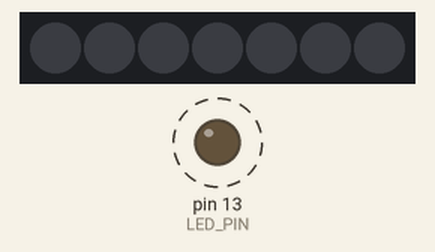
A sketch run on a simulated Arduino Uno, built with avr-gcc and run on an emulated ATmega328P. Parts: 7 RGB LEDs in strip order, left to right, output pins drawn as LEDs (lit = HIGH). Wiring (inferred from the names in the program): WS2812 LEDs: data pin 3. Dashed ring = blinking. Pins used as bus, display or sensor lines are not drawn.

Above: at 1.0 s.
Timing chart, 0 to 4.6 s (numbered marks = the images above):
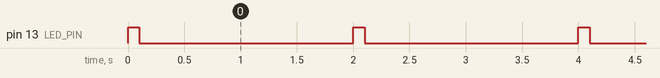

The sketch:

ArdI2C.ino
```cpp
/*
 * Demonstração de comunicação entre Arduino e Raspberry Pi via I2C
 */

#include <Wire.h>

// Endereço do Arduino
#define I2C_ADDR 0x42

// Cor dos LEDs
// Cada LED corresponde a 3 bytes (G, R e B))
#define N_LEDS  7
static volatile uint8_t pixels [3*N_LEDS];

// Conexões
#define LED_PIN 13
#define RGB_PIN 3
#define POT_PIN A0

// Comandos recebidos pelo I2C
#define CMD_LEPOT 0
#define CMD_RGB   1
static volatile byte cmd;

void setup() {
  // LED da placa, para indicar que está vivo
  pinMode (LED_PIN, OUTPUT);
  digitalWrite(LED_PIN, LOW);

  // Iniciação do anel de LEDs RGB
  pinMode (RGB_PIN, OUTPUT);
  memset (pixels, 0, sizeof(pixels));
  refresh();

  // Iniciação do I2C em modo Slave
  Wire.begin(I2C_ADDR);
  Wire.onReceive(rxI2C);
  Wire.onRequest(txI2C);
}

void loop() {
  digitalWrite(LED_PIN, HIGH);
  delay(100);
  digitalWrite(LED_PIN, LOW);
  delay(1900);
}

// Rotina chamada quando recebe algo pelo I2C
void rxI2C(int numBytes) {
  if (Wire.available() > 0) {
    cmd = Wire.read();
    if (cmd == CMD_RGB) {
      int pos = 0;
      while ((Wire.available() > 0) && (pos < sizeof(pixels))) {
        pixels[pos++] = Wire.read();
      }
      refresh();
    }
  }
}

// Rotina chamada quando tem uma solicitação de transmissão pelo I2C
void txI2C() {
  byte resp[2];
  int val;

  if (cmd == CMD_LEPOT)
  {
    // Le o potenciômetro e envia a leitura
    val = analogRead(POT_PIN);
  } else {
    val = 0;
  }
  resp[0] = val >> 8;
  resp[1] = val & 0xFF;
  Wire.write(resp, 2);
}

#define LED_PORT    PORTD
#define LED_BIT     _BV(PD3)

// Rotina para atualizar os LEDs
// 7 LEDs RGB, controlador WS2812B
// bit 0: 400nS high, 850nS low
// bit 1: 800nS high, 450nS low
// Vamos aproveitar as tolerâncias e trabalhar com 312,5/812,5
// A rotina abaixo é uma adaptação de código da biblioteca NeoPixel
// da Adafruit https://github.com/adafruit/Adafruit_NeoPixel/blob/master/Adafruit_NeoPixel.cpp
// Garantir mínimo de 50uSeg entre chamadas
static void refresh()
{
    volatile uint16_t i = 3*N_LEDS; // Contador de bytes
    volatile uint8_t bit = 8;       // Contador de bits
    volatile uint8_t *ptr = pixels; // Ponteiro para os bytes
    volatile uint8_t  b = *ptr++;   // Byte atual
    volatile uint8_t  hi, lo;       // Programações do port
    volatile uint8_t next;          // Próxima transição
    volatile uint8_t *port = &LED_PORT;

    cli();      // Sem interrupções daqui para frente
    hi = *port | LED_BIT;
    lo = *port & ~LED_BIT;
    next = lo;

    // Assembly para contar os ciclos
    // A 16MHz, cada ciclo dura 62,5nS
    // Um bit (1,25uS) corresponde a 20 ciclos
    // HHHHHxxxxxxxxLLLLLLL
    // ^    ^       ^          mudanças em 0, 5 e 13 ciclos
    asm volatile(
         "head20:"                   "\n\t" // Clk  Pseudocode    (T =  0)
          "st   %a[port],  %[hi]"    "\n\t" // 2    PORT = hi     (T =  2)
          "sbrc %[byte],   7"        "\n\t" // 1-2  if(b & 128)
          "mov  %[next],   %[hi]"    "\n\t" // 0-1   next = hi    (T =  4)
          "dec  %[bit]"              "\n\t" // 1    bit--         (T =  5)
          "st   %a[port],  %[next]"  "\n\t" // 2    PORT = next   (T =  7)
          "mov  %[next] ,  %[lo]"    "\n\t" // 1    next = lo     (T =  8)
          "breq nextbyte20"          "\n\t" // 1-2  if(bit == 0) (from dec above)
          "rol  %[byte]"             "\n\t" // 1    b <<= 1       (T = 10)
          "rjmp .+0"                 "\n\t" // 2    nop nop       (T = 12)
          "nop"                      "\n\t" // 1    nop           (T = 13)
          "st   %a[port],  %[lo]"    "\n\t" // 2    PORT = lo     (T = 15)
          "nop"                      "\n\t" // 1    nop           (T = 16)
          "rjmp .+0"                 "\n\t" // 2    nop nop       (T = 18)
          "rjmp head20"              "\n\t" // 2    -> head20 (next bit out)

         "nextbyte20:"               "\n\t" //                    (T = 10)
          "ldi  %[bit]  ,  8"        "\n\t" // 1    bit = 8       (T = 11)
          "ld   %[byte] ,  %a[ptr]+" "\n\t" // 2    b = *ptr++    (T = 13)
          "st   %a[port],  %[lo]"    "\n\t" // 2    PORT = lo     (T = 15)
          "nop"                      "\n\t" // 1    nop           (T = 16)
          "sbiw %[count], 1"         "\n\t" // 2    i--           (T = 18)
          "brne head20" "\n"                // 2    if(i != 0) -> (next byte)

          : [port]  "+e" (port),
            [byte]  "+r" (b),
            [bit]   "+r" (bit),
            [next]  "+r" (next),
            [count] "+w" (i)
          : [ptr]    "e" (ptr),
            [hi]     "r" (hi),
            [lo]     "r" (lo));

    sei();     // Permite novamente interrupções
}
```

Measured:
- by itself, pin 13 (LED_PIN): alternates HIGH for 0.10 s and LOW for 1.9 s
